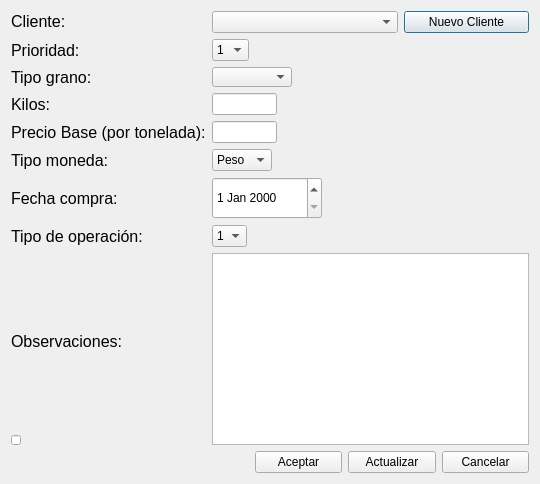
<?xml version="1.0" encoding="UTF-8"?>
<ui version="4.0">
 <class>AgregarOfrecido</class>
 <widget class="QDialog" name="AgregarOfrecido">
  <property name="geometry">
   <rect>
    <x>0</x>
    <y>0</y>
    <width>540</width>
    <height>484</height>
   </rect>
  </property>
  <property name="windowTitle">
   <string>Añadir nuevo ofrecido</string>
  </property>
  <layout class="QGridLayout" name="gridLayout">
   <item row="2" column="0">
    <widget class="QLabel" name="label_8">
     <property name="font">
      <font>
       <pointsize>12</pointsize>
      </font>
     </property>
     <property name="text">
      <string>Tipo grano:</string>
     </property>
    </widget>
   </item>
   <item row="2" column="1" colspan="2">
    <widget class="QComboBox" name="grano">
     <property name="enabled">
      <bool>true</bool>
     </property>
     <property name="minimumSize">
      <size>
       <width>80</width>
       <height>0</height>
      </size>
     </property>
     <property name="maximumSize">
      <size>
       <width>80</width>
       <height>20</height>
      </size>
     </property>
     <property name="styleSheet">
      <string notr="true">font: 12pt &quot;MS Shell Dlg 2&quot;;</string>
     </property>
    </widget>
   </item>
   <item row="0" column="1" colspan="2">
    <widget class="QComboBox" name="cliente">
     <property name="styleSheet">
      <string notr="true">font: 12pt &quot;MS Shell Dlg 2&quot;;</string>
     </property>
     <property name="editable">
      <bool>false</bool>
     </property>
    </widget>
   </item>
   <item row="0" column="3">
    <widget class="QPushButton" name="pushButton_3">
     <property name="maximumSize">
      <size>
       <width>125</width>
       <height>16777215</height>
      </size>
     </property>
     <property name="styleSheet">
      <string notr="true">font: 12pt &quot;MS Shell Dlg 2&quot;;</string>
     </property>
     <property name="text">
      <string>Nuevo Cliente</string>
     </property>
    </widget>
   </item>
   <item row="0" column="0">
    <widget class="QLabel" name="label_5">
     <property name="text">
      <string>&lt;html&gt;&lt;head/&gt;&lt;body&gt;&lt;p&gt;&lt;span style=&quot; font-size:12pt;&quot;&gt;Cliente:&lt;/span&gt;&lt;/p&gt;&lt;/body&gt;&lt;/html&gt;</string>
     </property>
    </widget>
   </item>
   <item row="3" column="1" colspan="2">
    <widget class="QLineEdit" name="kilos">
     <property name="maximumSize">
      <size>
       <width>65</width>
       <height>16777215</height>
      </size>
     </property>
     <property name="styleSheet">
      <string notr="true">font: 12pt &quot;MS Shell Dlg 2&quot;;</string>
     </property>
     <property name="text">
      <string/>
     </property>
    </widget>
   </item>
   <item row="4" column="0">
    <widget class="QLabel" name="label_3">
     <property name="font">
      <font>
       <pointsize>12</pointsize>
      </font>
     </property>
     <property name="text">
      <string>Precio Base (por tonelada):</string>
     </property>
    </widget>
   </item>
   <item row="4" column="1" colspan="2">
    <widget class="QLineEdit" name="precio_base">
     <property name="maximumSize">
      <size>
       <width>65</width>
       <height>16777215</height>
      </size>
     </property>
     <property name="styleSheet">
      <string notr="true">font: 12pt &quot;MS Shell Dlg 2&quot;;</string>
     </property>
     <property name="text">
      <string/>
     </property>
    </widget>
   </item>
   <item row="5" column="0">
    <widget class="QLabel" name="label">
     <property name="font">
      <font>
       <pointsize>12</pointsize>
      </font>
     </property>
     <property name="text">
      <string>Tipo moneda:</string>
     </property>
    </widget>
   </item>
   <item row="5" column="1" colspan="2">
    <widget class="QComboBox" name="moneda">
     <property name="maximumSize">
      <size>
       <width>60</width>
       <height>16777215</height>
      </size>
     </property>
     <property name="styleSheet">
      <string notr="true">font: 12pt &quot;MS Shell Dlg 2&quot;;</string>
     </property>
     <item>
      <property name="text">
       <string>Peso</string>
      </property>
     </item>
     <item>
      <property name="text">
       <string>Dólar</string>
      </property>
     </item>
    </widget>
   </item>
   <item row="6" column="0">
    <widget class="QLabel" name="label_2">
     <property name="font">
      <font>
       <pointsize>12</pointsize>
      </font>
     </property>
     <property name="text">
      <string>Fecha compra:</string>
     </property>
    </widget>
   </item>
   <item row="6" column="1" colspan="2">
    <widget class="QDateEdit" name="fecha_venta">
     <property name="maximumSize">
      <size>
       <width>110</width>
       <height>100</height>
      </size>
     </property>
     <property name="styleSheet">
      <string notr="true">font: 12pt &quot;MS Shell Dlg 2&quot;;</string>
     </property>
    </widget>
   </item>
   <item row="7" column="0">
    <widget class="QLabel" name="label_7">
     <property name="font">
      <font>
       <pointsize>12</pointsize>
      </font>
     </property>
     <property name="text">
      <string>Tipo de operación:</string>
     </property>
    </widget>
   </item>
   <item row="7" column="1">
    <widget class="QComboBox" name="tipo_negocio">
     <property name="minimumSize">
      <size>
       <width>20</width>
       <height>0</height>
      </size>
     </property>
     <property name="maximumSize">
      <size>
       <width>35</width>
       <height>16777215</height>
      </size>
     </property>
     <property name="styleSheet">
      <string notr="true">font: 12pt &quot;MS Shell Dlg 2&quot;;</string>
     </property>
     <item>
      <property name="text">
       <string>1</string>
      </property>
     </item>
     <item>
      <property name="text">
       <string>2</string>
      </property>
     </item>
    </widget>
   </item>
   <item row="8" column="0">
    <widget class="QLabel" name="label_6">
     <property name="font">
      <font>
       <pointsize>12</pointsize>
      </font>
     </property>
     <property name="text">
      <string>Observaciones:</string>
     </property>
    </widget>
   </item>
   <item row="8" column="1" rowspan="2" colspan="3">
    <widget class="QTextEdit" name="observaciones">
     <property name="styleSheet">
      <string notr="true">font: 12pt &quot;MS Shell Dlg 2&quot;;</string>
     </property>
    </widget>
   </item>
   <item row="9" column="0">
    <widget class="QLineEdit" name="id">
     <property name="maximumSize">
      <size>
       <width>10</width>
       <height>10</height>
      </size>
     </property>
    </widget>
   </item>
   <item row="10" column="2" colspan="2">
    <layout class="QHBoxLayout" name="horizontalLayout">
     <item>
      <widget class="QPushButton" name="pushButton">
       <property name="text">
        <string>Aceptar</string>
       </property>
      </widget>
     </item>
     <item>
      <widget class="QPushButton" name="pushButton_8">
       <property name="text">
        <string>Actualizar</string>
       </property>
      </widget>
     </item>
     <item>
      <widget class="QPushButton" name="pushButton_2">
       <property name="text">
        <string>Cancelar</string>
       </property>
      </widget>
     </item>
    </layout>
   </item>
   <item row="3" column="0">
    <widget class="QLabel" name="label_4">
     <property name="font">
      <font>
       <pointsize>12</pointsize>
      </font>
     </property>
     <property name="text">
      <string>Kilos:</string>
     </property>
    </widget>
   </item>
   <item row="1" column="0">
    <widget class="QLabel" name="label_10">
     <property name="font">
      <font>
       <pointsize>12</pointsize>
      </font>
     </property>
     <property name="text">
      <string>Prioridad:</string>
     </property>
    </widget>
   </item>
   <item row="1" column="1">
    <widget class="QComboBox" name="prioridad">
     <property name="styleSheet">
      <string notr="true">font: 12pt &quot;MS Shell Dlg 2&quot;;</string>
     </property>
     <item>
      <property name="text">
       <string>1</string>
      </property>
     </item>
     <item>
      <property name="text">
       <string>2</string>
      </property>
     </item>
     <item>
      <property name="text">
       <string>3</string>
      </property>
     </item>
    </widget>
   </item>
  </layout>
 </widget>
 <tabstops>
  <tabstop>cliente</tabstop>
  <tabstop>pushButton_3</tabstop>
  <tabstop>grano</tabstop>
  <tabstop>moneda</tabstop>
  <tabstop>fecha_venta</tabstop>
  <tabstop>tipo_negocio</tabstop>
  <tabstop>observaciones</tabstop>
  <tabstop>pushButton</tabstop>
  <tabstop>pushButton_2</tabstop>
 </tabstops>
 <resources/>
 <connections>
  <connection>
   <sender>pushButton_2</sender>
   <signal>clicked()</signal>
   <receiver>AgregarOfrecido</receiver>
   <slot>close()</slot>
   <hints>
    <hint type="sourcelabel">
     <x>319</x>
     <y>262</y>
    </hint>
    <hint type="destinationlabel">
     <x>199</x>
     <y>149</y>
    </hint>
   </hints>
  </connection>
 </connections>
</ui>
